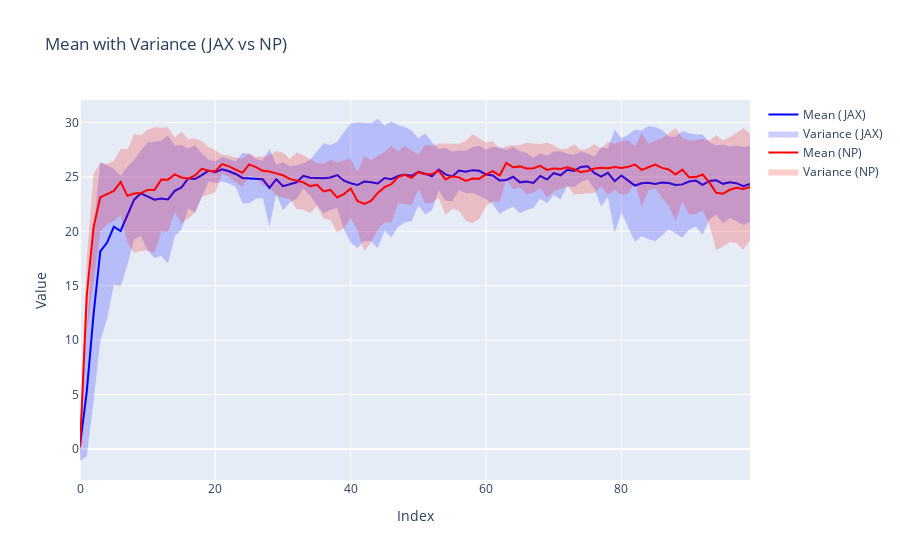

Source (notebook cell):
### Code cell
# Create the figure
fig = go.Figure()

# Add the mean line plot for performances_jax (blue)
fig.add_trace(go.Scatter(
    x=performances_jax.index,
    y=performances_jax['mean'],
    mode='lines',
    name='Mean (JAX)',
    line=dict(color='blue')
))

# Add shaded regions for variance for performances_jax (blue)
upper_bound_jax = performances_jax['mean'] + performances_jax['std']
lower_bound_jax = performances_jax['mean'] - performances_jax['std']

fig.add_trace(go.Scatter(
    x=performances_jax.index.append(performances_jax.index[::-1]),
    y=pd.concat([upper_bound_jax, lower_bound_jax[::-1]]),
    fill='toself',
    fillcolor='rgba(0, 0, 255, 0.2)',
    line=dict(color='rgba(255,255,255,0)'),
    name='Variance (JAX)',
))

# Add the mean line plot for performances_np (red)
fig.add_trace(go.Scatter(
    x=performances_np.index,
    y=performances_np['mean'],
    mode='lines',
    name='Mean (NP)',
    line=dict(color='red')
))

# Add shaded regions for variance for performances_np (red)
upper_bound_np = performances_np['mean'] + performances_np['std']
lower_bound_np = performances_np['mean'] - performances_np['std']

fig.add_trace(go.Scatter(
    x=performances_np.index.append(performances_np.index[::-1]),
    y=pd.concat([upper_bound_np, lower_bound_np[::-1]]),
    fill='toself',
    fillcolor='rgba(255, 0, 0, 0.2)',
    line=dict(color='rgba(255,255,255,0)'),
    name='Variance (NP)',
))

# Update layout
fig.update_layout(
    title='Mean with Variance (JAX vs NP)',
    xaxis_title='Index',
    yaxis_title='Value',
)

# Show the plot
fig.show()

### Figure 1 — Plotly figure (JSON) as saved in the notebook; plotly's stock layout.template omitted (floating-point values rounded to 4 significant figures; data arrays with more than 128 entries replaced by an {"elided": "..."} marker saying what was removed)
{"data": [{"line": {"color": "blue"}, "mode": "lines", "name": "Mean (JAX)", "x": [0, 1, 2, 3, 4, 5, 6, 7, 8, 9, 10, 11, 12, 13, 14, 15, 16, 17, 18, 19, 20, 21, 22, 23, 24, 25, 26, 27, 28, 29, 30, 31, 32, 33, 34, 35, 36, 37, 38, 39, 40, 41, 42, 43, 44, 45, 46, 47, 48, 49, 50, 51, 52, 53, 54, 55, 56, 57, 58, 59, 60, 61, 62, 63, 64, 65, 66, 67, 68, 69, 70, 71, 72, 73, 74, 75, 76, 77, 78, 79, 80, 81, 82, 83, 84, 85, 86, 87, 88, 89, 90, 91, 92, 93, 94, 95, 96, 97, 98, 99], "y": [0.3125, 5.272, 12.34, 18.15, 18.97, 20.42, 20.03, 21.41, 22.91, 23.49, 23.21, 22.91, 23.02, 22.94, 23.73, 24.04, 24.88, 24.8, 25.17, 25.59, 25.44, 25.7, 25.53, 25.27, 24.91, 24.85, 24.82, 24.78, 24.0, 24.79, 24.16, 24.32, 24.51, 25.1, 24.93, 24.91, 24.87, 24.95, 25.17, 24.66, 24.42, 24.25, 24.57, 24.52, 24.4, 24.9, 24.79, 25.08, 25.2, 25.1, 25.46, 25.3, 25.06, 25.68, 25.24, 25.05, 25.59, 25.47, 25.63, 25.57, 25.22, 25.13, 24.67, 24.72, 25.02, 24.5, 24.58, 24.45, 25.1, 24.77, 25.35, 25.15, 25.66, 25.56, 25.92, 25.98, 25.38, 25.03, 25.38, 24.61, 25.13, 24.66, 24.21, 24.42, 24.48, 24.36, 24.49, 24.45, 24.27, 24.32, 24.58, 24.67, 24.28, 24.64, 24.7, 24.37, 24.51, 24.43, 24.16, 24.35], "type": "scatter"}, {"fill": "toself", "fillcolor": "rgba(0, 0, 255, 0.2)", "line": {"color": "rgba(255,255,255,0)"}, "name": "Variance (JAX)", "x": {"elided": "200 int values"}, "y": {"elided": "200 float values"}, "type": "scatter"}, {"line": {"color": "red"}, "mode": "lines", "name": "Mean (NP)", "x": [0, 1, 2, 3, 4, 5, 6, 7, 8, 9, 10, 11, 12, 13, 14, 15, 16, 17, 18, 19, 20, 21, 22, 23, 24, 25, 26, 27, 28, 29, 30, 31, 32, 33, 34, 35, 36, 37, 38, 39, 40, 41, 42, 43, 44, 45, 46, 47, 48, 49, 50, 51, 52, 53, 54, 55, 56, 57, 58, 59, 60, 61, 62, 63, 64, 65, 66, 67, 68, 69, 70, 71, 72, 73, 74, 75, 76, 77, 78, 79, 80, 81, 82, 83, 84, 85, 86, 87, 88, 89, 90, 91, 92, 93, 94, 95, 96, 97, 98, 99], "y": [0.1539, 14.11, 20.38, 23.14, 23.42, 23.72, 24.55, 23.26, 23.47, 23.51, 23.8, 23.79, 24.75, 24.75, 25.23, 24.95, 24.84, 25.14, 25.74, 25.57, 25.53, 26.18, 25.97, 25.65, 25.38, 26.15, 25.9, 25.57, 25.5, 25.33, 25.16, 24.82, 24.66, 24.5, 24.16, 24.29, 23.67, 23.82, 23.11, 23.42, 23.94, 22.8, 22.53, 22.79, 23.53, 24.06, 24.34, 24.99, 25.19, 24.92, 25.46, 25.24, 25.25, 25.57, 24.77, 25.07, 24.96, 24.64, 24.85, 24.84, 25.23, 25.54, 25.13, 26.3, 25.89, 25.97, 25.79, 25.8, 26.02, 25.64, 25.79, 25.74, 25.88, 25.71, 25.45, 25.55, 25.78, 25.84, 25.81, 25.92, 25.83, 25.93, 26.14, 25.66, 25.89, 26.13, 25.83, 25.68, 25.23, 25.67, 24.96, 24.99, 25.22, 24.5, 23.54, 23.45, 23.82, 24.0, 23.9, 24.07], "type": "scatter"}, {"fill": "toself", "fillcolor": "rgba(255, 0, 0, 0.2)", "line": {"color": "rgba(255,255,255,0)"}, "name": "Variance (NP)", "x": {"elided": "200 int values"}, "y": {"elided": "200 float values"}, "type": "scatter"}], "layout": {"title": {"text": "Mean with Variance (JAX vs NP)"}, "xaxis": {"title": {"text": "Index"}}, "yaxis": {"title": {"text": "Value"}}}}
